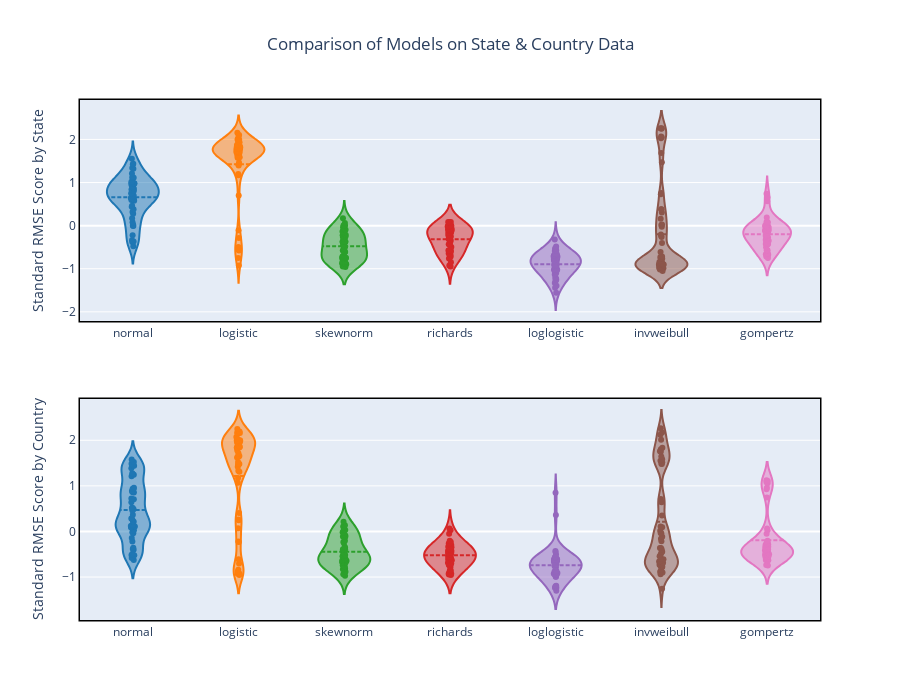

This figure's notebook cell:
### Markdown cell above
Clearly, different models do better for different regions. We can get a sense of how well each model did overall by plotting the distribution of standardized scores with a [violin plot](https://en.wikipedia.org/wiki/Violin_plot). For this analysis we focus only on the RMSE, because it's the easiest to interpret.

To reiterate, what we're looking for is a model with the lowest standardized RMSE scores for as many states and countries as possible. Here's what we get:

### Code cell
fig = make_subplots(rows=2, cols=1)
label = '%{customdata}: %{y:.2f}<extra></extra>'

for i,m in enumerate(state_rmses.columns):
    fig.add_trace(go.Violin(y=state_rmses[m], name=m, box_visible=False, meanline_visible=True, bandwidth=0.2,
                            hoveron='points', customdata = state_rmses.index.values,hovertemplate=label,
                            points='all',jitter=0.1,pointpos=0,line_color=colors[i]),row=1,col=1)
    
    fig.add_trace(go.Violin(y=global_rmses[m],name=m,box_visible=False,meanline_visible=True, bandwidth=0.2,
                            hoveron='points', customdata = global_rmses.index.values,hovertemplate=label,
                            points='all',jitter=0.1,pointpos=0,line_color=colors[i]),row=2,col=1)
    

fig.update_layout(height=700,title_text="Comparison of Models on State & Country Data",title_x=0.5,showlegend=False)
fig.update_xaxes(showline=True, linewidth=1.5, linecolor='black', mirror=True)
fig.update_yaxes(showline=True, linewidth=1.5, linecolor='black', mirror=True)
fig.update_yaxes(title="Standard RMSE Score by State",row=1,col=1)
fig.update_yaxes(title="Standard RMSE Score by Country",row=2,col=1)
fig.show()

### Figure 1 — Plotly figure (JSON) as saved in the notebook; plotly's stock layout.template omitted (floating-point values rounded to 4 significant figures)
{"data": [{"bandwidth": 0.2, "box": {"visible": false}, "customdata": ["MN", "NY", "NJ", "IL", "MA", "CA", "PA", "MI", "NE", "TX", "MD", "FL", "KS", "VA", "GA", "CT", "LA", "IN", "OH", "IA", "CO", "TN", "NC", "WI", "WA", "AZ", "MS", "RI", "AL", "MO", "KY", "DC", "SC", "UT", "DE", "NM", "NV", "OK", "AR", "NH", "SD", "OR", "PR", "ID", "ND", "ME", "WV", "WY", "VT", "HI", "MT", "AK", "GU"], "hoveron": "points", "hovertemplate": "%{customdata}: %{y:.2f}<extra></extra>", "jitter": 0.1, "line": {"color": "rgb(31, 119, 180)"}, "meanline": {"visible": true}, "name": "normal", "pointpos": 0, "points": "all", "type": "violin", "xaxis": "x", "y": [-0.3377, 1.109, 0.978, 0.3788, 0.2773, 0.6758, 1.01, 0.732, -0.004368, 0.8413, 0.6273, 1.11, -0.3779, 0.3179, 0.9006, 0.5932, 1.435, 0.7203, 0.02314, 0.1731, 0.7009, 0.5955, 0.6425, 0.46, 1.322, 0.6142, 0.6329, 0.07809, 0.8582, 0.9804, 0.609, 0.6998, 0.9346, 0.75, -0.006201, 0.4371, 1.003, 0.9763, -0.4799, 0.6132, 1.016, 0.9794, 0.8082, 1.335, -0.368, 0.983, 1.128, 0.5783, 1.554, 0.8829, 1.21, 1.426, -0.2259], "yaxis": "y"}, {"bandwidth": 0.2, "box": {"visible": false}, "customdata": ["Kuwait", "Brazil", "United States", "Russia", "South Africa", "Pakistan", "India", "United Kingdom", "Spain", "Italy", "Peru", "France", "Germany", "Turkey", "Chile", "Mexico", "Iran", "China", "Canada", "Saudi Arabia", "Belgium", "Qatar", "Netherlands", "Ecuador", "Egypt", "Colombia", "Belarus", "Sweden", "Switzerland", "Portugal", "Singapore", "Ireland", "United Arab Emirates", "Bangladesh", "Ukraine", "Indonesia", "Israel", "Poland", "Japan", "Romania", "Austria", "Dominican Republic", "Philippines", "Korea, South", "Denmark", "Serbia", "Panama", "Norway", "Czechia", "Australia"], "hoveron": "points", "hovertemplate": "%{customdata}: %{y:.2f}<extra></extra>", "jitter": 0.1, "line": {"color": "rgb(31, 119, 180)"}, "meanline": {"visible": true}, "name": "normal", "pointpos": 0, "points": "all", "type": "violin", "xaxis": "x2", "y": [-0.4024, -0.6243, 0.9351, 0.1142, -0.3819, -0.5809, 0.1214, 0.8682, 1.388, 1.21, 0.08823, -0.5134, 1.441, 0.8553, 0.1382, -0.4888, 0.9581, 0.1429, 0.7077, 0.02808, 0.5196, 0.2132, 0.3676, 0.09044, -0.0412, 0.2632, -0.218, 0.2204, 1.46, 1.243, 0.1092, -0.3545, 0.5163, 0.4856, -0.143, 0.2824, 1.259, 0.8612, -0.01821, 0.8882, 1.521, 0.6433, 0.9288, 1.276, 0.4595, -0.5191, 0.7231, 1.486, 1.438, 1.579], "yaxis": "y2"}, {"bandwidth": 0.2, "box": {"visible": false}, "customdata": ["MN", "NY", "NJ", "IL", "MA", "CA", "PA", "MI", "NE", "TX", "MD", "FL", "KS", "VA", "GA", "CT", "LA", "IN", "OH", "IA", "CO", "TN", "NC", "WI", "WA", "AZ", "MS", "RI", "AL", "MO", "KY", "DC", "SC", "UT", "DE", "NM", "NV", "OK", "AR", "NH", "SD", "OR", "PR", "ID", "ND", "ME", "WV", "WY", "VT", "HI", "MT", "AK", "GU"], "hoveron": "points", "hovertemplate": "%{customdata}: %{y:.2f}<extra></extra>", "jitter": 0.1, "line": {"color": "rgb(255, 127, 14)"}, "meanline": {"visible": true}, "name": "logistic", "pointpos": 0, "points": "all", "type": "violin", "xaxis": "x", "y": [-0.4929, 1.724, 1.799, 1.873, 1.999, 1.871, 1.693, 1.821, -0.7493, 1.723, 1.871, 1.63, -0.1087, 2.101, 1.824, 1.999, 1.415, 1.722, 2.077, -0.9232, 1.803, 1.792, 1.792, 1.789, 1.578, 1.734, 1.936, 1.897, 1.78, 1.59, 1.975, 1.85, 1.699, 1.7, 2.154, 2.009, 1.642, 1.589, -0.5753, 1.8, 1.78, 1.6, 1.684, 1.393, -0.552, 1.651, 1.703, 1.719, 1.169, 0.6992, 1.2, 1.465, -0.2871], "yaxis": "y"}, {"bandwidth": 0.2, "box": {"visible": false}, "customdata": ["Kuwait", "Brazil", "United States", "Russia", "South Africa", "Pakistan", "India", "United Kingdom", "Spain", "Italy", "Peru", "France", "Germany", "Turkey", "Chile", "Mexico", "Iran", "China", "Canada", "Saudi Arabia", "Belgium", "Qatar", "Netherlands", "Ecuador", "Egypt", "Colombia", "Belarus", "Sweden", "Switzerland", "Portugal", "Singapore", "Ireland", "United Arab Emirates", "Bangladesh", "Ukraine", "Indonesia", "Israel", "Poland", "Japan", "Romania", "Austria", "Dominican Republic", "Philippines", "Korea, South", "Denmark", "Serbia", "Panama", "Norway", "Czechia", "Australia"], "hoveron": "points", "hovertemplate": "%{customdata}: %{y:.2f}<extra></extra>", "jitter": 0.1, "line": {"color": "rgb(255, 127, 14)"}, "meanline": {"visible": true}, "name": "logistic", "pointpos": 0, "points": "all", "type": "violin", "xaxis": "x2", "y": [-0.2306, 0.06849, 1.713, 2.15, 0.2441, 0.2648, 2.028, 1.848, 1.522, 1.649, 2.157, -0.6099, 1.482, 1.859, 1.999, 1.334, 1.47, -0.2197, 1.958, -0.8394, 1.996, -0.9569, 1.977, -0.9237, 1.845, 2.0, 2.249, 2.164, 1.465, 1.653, -0.9296, -0.7025, 2.073, 1.985, 2.191, 2.164, 1.622, 1.886, -0.8802, 1.834, 1.309, 1.926, 1.638, 1.173, 1.778, 0.4062, 1.952, 1.421, 1.486, 1.07], "yaxis": "y2"}, {"bandwidth": 0.2, "box": {"visible": false}, "customdata": ["MN", "NY", "NJ", "IL", "MA", "CA", "PA", "MI", "NE", "TX", "MD", "FL", "KS", "VA", "GA", "CT", "LA", "IN", "OH", "IA", "CO", "TN", "NC", "WI", "WA", "AZ", "MS", "RI", "AL", "MO", "KY", "DC", "SC", "UT", "DE", "NM", "NV", "OK", "AR", "NH", "SD", "OR", "PR", "ID", "ND", "ME", "WV", "WY", "VT", "HI", "MT", "AK", "GU"], "hoveron": "points", "hovertemplate": "%{customdata}: %{y:.2f}<extra></extra>", "jitter": 0.1, "line": {"color": "rgb(44, 160, 44)"}, "meanline": {"visible": true}, "name": "skewnorm", "pointpos": 0, "points": "all", "type": "violin", "xaxis": "x", "y": [-0.3686, -0.718, -0.7454, -0.1358, -0.5748, -0.2707, -0.9471, -0.7422, -0.004368, -0.5768, -0.1735, -0.8773, -0.3779, -0.2103, -0.8678, -0.6112, -0.4538, -0.1881, -0.6107, 0.1731, -0.2518, -0.03996, -0.09752, 0.007304, -0.7377, 0.003936, -0.2643, -0.7685, -0.7537, -0.8426, -0.3654, -0.3126, -0.8952, -0.2247, -0.56, -0.104, -0.9577, -0.8619, -0.4799, -0.06092, -0.8756, -0.8698, -0.5323, -0.4873, -0.368, -0.8724, -0.7482, 0.06282, -0.2394, -0.7058, -0.8378, -0.6242, -0.3792], "yaxis": "y"}, {"bandwidth": 0.2, "box": {"visible": false}, "customdata": ["Kuwait", "Brazil", "United States", "Russia", "South Africa", "Pakistan", "India", "United Kingdom", "Spain", "Italy", "Peru", "France", "Germany", "Turkey", "Chile", "Mexico", "Iran", "China", "Canada", "Saudi Arabia", "Belgium", "Qatar", "Netherlands", "Ecuador", "Egypt", "Colombia", "Belarus", "Sweden", "Switzerland", "Portugal", "Singapore", "Ireland", "United Arab Emirates", "Bangladesh", "Ukraine", "Indonesia", "Israel", "Poland", "Japan", "Romania", "Austria", "Dominican Republic", "Philippines", "Korea, South", "Denmark", "Serbia", "Panama", "Norway", "Czechia", "Australia"], "hoveron": "points", "hovertemplate": "%{customdata}: %{y:.2f}<extra></extra>", "jitter": 0.1, "line": {"color": "rgb(44, 160, 44)"}, "meanline": {"visible": true}, "name": "skewnorm", "pointpos": 0, "points": "all", "type": "violin", "xaxis": "x2", "y": [-0.4024, -0.6439, -0.9737, -0.2453, -0.3974, -0.5809, -0.0868, -0.9382, -0.6744, -0.8021, -0.1099, -0.5134, -0.5438, -0.6599, -0.03404, -0.5544, -0.7618, -0.2022, -0.5287, 0.02808, -0.7019, 0.2132, -0.7424, 0.09044, -0.2309, 0.035, -0.3933, -0.6125, -0.5961, -0.6737, 0.1092, -0.3545, -0.4606, -0.1147, -0.6085, -0.6374, -0.8196, -0.8288, -0.01821, -0.8828, -0.132, -0.328, -0.8178, -0.06196, -0.77, -0.6839, -0.6441, -0.4845, -0.5368, 0.1385], "yaxis": "y2"}, {"bandwidth": 0.2, "box": {"visible": false}, "customdata": ["MN", "NY", "NJ", "IL", "MA", "CA", "PA", "MI", "NE", "TX", "MD", "FL", "KS", "VA", "GA", "CT", "LA", "IN", "OH", "IA", "CO", "TN", "NC", "WI", "WA", "AZ", "MS", "RI", "AL", "MO", "KY", "DC", "SC", "UT", "DE", "NM", "NV", "OK", "AR", "NH", "SD", "OR", "PR", "ID", "ND", "ME", "WV", "WY", "VT", "HI", "MT", "AK", "GU"], "hoveron": "points", "hovertemplate": "%{customdata}: %{y:.2f}<extra></extra>", "jitter": 0.1, "line": {"color": "rgb(214, 39, 40)"}, "meanline": {"visible": true}, "name": "richards", "pointpos": 0, "points": "all", "type": "violin", "xaxis": "x", "y": [-0.4934, -0.5698, -0.2754, -0.351, -0.6701, -0.1612, -0.1081, -0.6729, -0.7493, 0.004365, -0.1566, -0.1231, -0.4286, -0.4254, -0.2176, -0.6469, -0.3277, -0.02001, -0.5997, -0.9232, -0.08334, -0.09837, -0.1029, -0.2177, -0.4302, -0.07164, -0.2385, -0.7603, -0.07191, 0.08162, -0.2533, -0.1304, -0.02225, 0.0007669, -0.5868, -0.2852, -0.01422, 0.08634, -0.5753, -0.1044, -0.3295, 0.07106, 0.0702, -0.1186, -0.6112, -0.002854, -0.3082, -0.01043, -0.7159, -0.9468, -0.8499, -0.6477, -0.441], "yaxis": "y"}, {"bandwidth": 0.2, "box": {"visible": false}, "customdata": ["Kuwait", "Brazil", "United States", "Russia", "South Africa", "Pakistan", "India", "United Kingdom", "Spain", "Italy", "Peru", "France", "Germany", "Turkey", "Chile", "Mexico", "Iran", "China", "Canada", "Saudi Arabia", "Belgium", "Qatar", "Netherlands", "Ecuador", "Egypt", "Colombia", "Belarus", "Sweden", "Switzerland", "Portugal", "Singapore", "Ireland", "United Arab Emirates", "Bangladesh", "Ukraine", "Indonesia", "Israel", "Poland", "Japan", "Romania", "Austria", "Dominican Republic", "Philippines", "Korea, South", "Denmark", "Serbia", "Panama", "Norway", "Czechia", "Australia"], "hoveron": "points", "hovertemplate": "%{customdata}: %{y:.2f}<extra></extra>", "jitter": 0.1, "line": {"color": "rgb(214, 39, 40)"}, "meanline": {"visible": true}, "name": "richards", "pointpos": 0, "points": "all", "type": "violin", "xaxis": "x2", "y": [-0.3883, -0.7406, -0.05248, -0.5137, -0.4756, -0.7371, -0.4245, -0.2506, -0.6324, -0.346, -0.3918, -0.6099, -0.5722, -0.6848, -0.3854, -0.6109, -0.8596, -0.5792, -0.286, -0.9451, -0.703, -0.9569, -0.7267, -0.9237, -0.5439, -0.2982, -0.4309, -0.5573, -0.5993, -0.4611, -0.9296, -0.7079, -0.3858, -0.2642, -0.5815, -0.4972, -0.4024, -0.3337, -0.8802, -0.2282, -0.5013, -0.2028, 0.0673, 0.02898, -0.7794, -0.8431, -0.2726, -0.6358, -0.5535, -0.4729], "yaxis": "y2"}, {"bandwidth": 0.2, "box": {"visible": false}, "customdata": ["MN", "NY", "NJ", "IL", "MA", "CA", "PA", "MI", "NE", "TX", "MD", "FL", "KS", "VA", "GA", "CT", "LA", "IN", "OH", "IA", "CO", "TN", "NC", "WI", "WA", "AZ", "MS", "RI", "AL", "MO", "KY", "DC", "SC", "UT", "DE", "NM", "NV", "OK", "AR", "NH", "SD", "OR", "PR", "ID", "ND", "ME", "WV", "WY", "VT", "HI", "MT", "AK", "GU"], "hoveron": "points", "hovertemplate": "%{customdata}: %{y:.2f}<extra></extra>", "jitter": 0.1, "line": {"color": "rgb(148, 103, 189)"}, "meanline": {"visible": true}, "name": "loglogistic", "pointpos": 0, "points": "all", "type": "violin", "xaxis": "x", "y": [-0.3189, -0.7693, -0.7662, -1.443, -0.7487, -1.048, -0.7028, -0.7724, -0.7493, -1.019, -1.044, -0.7415, -0.5272, -0.9573, -0.6586, -0.6634, -0.8276, -1.227, -0.6852, -0.9232, -1.102, -1.297, -1.255, -1.556, -0.688, -1.392, -0.9244, -0.6687, -0.8429, -0.9166, -0.8658, -1.016, -0.8058, -1.211, -0.5889, -1.012, -0.7786, -0.9083, -0.5753, -1.25, -0.5331, -0.8965, -1.132, -0.9538, -0.7183, -0.8365, -0.6985, -1.328, -1.067, -1.014, -0.7277, -0.7303, -0.4854], "yaxis": "y"}, {"bandwidth": 0.2, "box": {"visible": false}, "customdata": ["Kuwait", "Brazil", "United States", "Russia", "South Africa", "Pakistan", "India", "United Kingdom", "Spain", "Italy", "Peru", "France", "Germany", "Turkey", "Chile", "Mexico", "Iran", "China", "Canada", "Saudi Arabia", "Belgium", "Qatar", "Netherlands", "Ecuador", "Egypt", "Colombia", "Belarus", "Sweden", "Switzerland", "Portugal", "Singapore", "Ireland", "United Arab Emirates", "Bangladesh", "Ukraine", "Indonesia", "Israel", "Poland", "Japan", "Romania", "Austria", "Dominican Republic", "Philippines", "Korea, South", "Denmark", "Serbia", "Panama", "Norway", "Czechia", "Australia"], "hoveron": "points", "hovertemplate": "%{customdata}: %{y:.2f}<extra></extra>", "jitter": 0.1, "line": {"color": "rgb(148, 103, 189)"}, "meanline": {"visible": true}, "name": "loglogistic", "pointpos": 0, "points": "all", "type": "violin", "xaxis": "x2", "y": [-0.4283, 0.8493, -0.7235, -0.8739, -0.6694, 0.3629, -1.227, -0.5607, -0.6131, -0.6412, -0.9084, -0.6099, -0.6911, -0.7669, -1.299, -0.6512, -0.9905, -0.9905, -0.7865, -0.8775, -0.6069, -0.9569, -0.6424, -0.9236, -1.199, -1.242, -0.5823, -0.5044, -0.6283, -0.6388, -0.9296, -0.7165, -0.628, -0.9452, -0.5532, -0.4506, -0.6052, -0.5628, -0.8802, -0.6278, -0.9371, -0.9383, -0.9436, -1.19, -0.894, -0.8615, -0.72, -0.7626, -0.6821, -1.237], "yaxis": "y2"}, {"bandwidth": 0.2, "box": {"visible": false}, "customdata": ["MN", "NY", "NJ", "IL", "MA", "CA", "PA", "MI", "NE", "TX", "MD", "FL", "KS", "VA", "GA", "CT", "LA", "IN", "OH", "IA", "CO", "TN", "NC", "WI", "WA", "AZ", "MS", "RI", "AL", "MO", "KY", "DC", "SC", "UT", "DE", "NM", "NV", "OK", "AR", "NH", "SD", "OR", "PR", "ID", "ND", "ME", "WV", "WY", "VT", "HI", "MT", "AK", "GU"], "hoveron": "points", "hovertemplate": "%{customdata}: %{y:.2f}<extra></extra>", "jitter": 0.1, "line": {"color": "rgb(140, 86, 75)"}, "meanline": {"visible": true}, "name": "invweibull", "pointpos": 0, "points": "all", "type": "violin", "xaxis": "x", "y": [2.259, -0.2059, -0.715, 0.02831, 0.3806, -0.9053, -0.8366, 0.3071, 2.069, -0.9772, -0.9682, -0.8741, 2.249, -0.4009, -0.7626, -0.024, -0.913, -0.9866, 0.3786, 1.684, -0.9831, -0.8537, -0.8765, -0.2651, -0.6134, -0.8165, -0.9027, 0.7264, -0.8978, -0.9741, -0.8464, -0.961, -0.888, -1.016, 0.1608, -0.7593, -0.8801, -0.9683, 2.028, -0.8924, -0.7286, -0.9548, -0.9686, -1.05, 2.053, -0.9197, -0.768, -0.9682, 0.01376, 1.47, 0.7583, -0.2411, 2.258], "yaxis": "y"}, {"bandwidth": 0.2, "box": {"visible": false}, "customdata": ["Kuwait", "Brazil", "United States", "Russia", "South Africa", "Pakistan", "India", "United Kingdom", "Spain", "Italy", "Peru", "France", "Germany", "Turkey", "Chile", "Mexico", "Iran", "China", "Canada", "Saudi Arabia", "Belgium", "Qatar", "Netherlands", "Ecuador", "Egypt", "Colombia", "Belarus", "Sweden", "Switzerland", "Portugal", "Singapore", "Ireland", "United Arab Emirates", "Bangladesh", "Ukraine", "Indonesia", "Israel", "Poland", "Japan", "Romania", "Austria", "Dominican Republic", "Philippines", "Korea, South", "Denmark", "Serbia", "Panama", "Norway", "Czechia", "Australia"], "hoveron": "points", "hovertemplate": "%{customdata}: %{y:.2f}<extra></extra>", "jitter": 0.1, "line": {"color": "rgb(140, 86, 75)"}, "meanline": {"visible": true}, "name": "invweibull", "pointpos": 0, "points": "all", "type": "violin", "xaxis": "x2", "y": [2.263, 1.835, -0.8457, -0.1173, 2.173, 2.009, 0.01319, -0.7158, -0.3634, -0.7236, -0.4431, 1.801, -0.5444, -0.03918, -0.03273, 1.582, 0.642, 2.121, -0.778, 1.646, 0.11, 1.518, 0.352, 1.482, 0.7142, -0.4594, -0.2137, -0.1609, -0.5025, -0.6609, 1.485, 1.749, -0.7291, -0.8822, 0.09145, -0.3641, -0.651, -0.6885, 1.552, -0.7551, -0.7583, -0.8975, -0.9404, -1.255, 0.6544, 1.759, -0.7655, -0.3915, -0.5981, -0.6095], "yaxis": "y2"}, {"bandwidth": 0.2, "box": {"visible": false}, "customdata": ["MN", "NY", "NJ", "IL", "MA", "CA", "PA", "MI", "NE", "TX", "MD", "FL", "KS", "VA", "GA", "CT", "LA", "IN", "OH", "IA", "CO", "TN", "NC", "WI", "WA", "AZ", "MS", "RI", "AL", "MO", "KY", "DC", "SC", "UT", "DE", "NM", "NV", "OK", "AR", "NH", "SD", "OR", "PR", "ID", "ND", "ME", "WV", "WY", "VT", "HI", "MT", "AK", "GU"], "hoveron": "points", "hovertemplate": "%{customdata}: %{y:.2f}<extra></extra>", "jitter": 0.1, "line": {"color": "rgb(227, 119, 194)"}, "meanline": {"visible": true}, "name": "gompertz", "pointpos": 0, "points": "all", "type": "violin", "xaxis": "x", "y": [-0.247, -0.5698, -0.2754, -0.351, -0.6637, -0.1612, -0.1081, -0.6729, 0.1876, 0.00436, -0.1566, -0.1231, -0.4286, -0.4254, -0.2176, -0.6469, -0.3277, -0.02001, -0.5831, 0.7394, -0.08334, -0.09837, -0.1029, -0.2177, -0.4302, -0.07164, -0.2385, -0.5035, -0.07192, 0.08162, -0.2533, -0.1304, -0.02225, 0.0007648, -0.5732, -0.2852, -0.01423, 0.08634, 0.6574, -0.1044, -0.3295, 0.07106, 0.0702, -0.1186, 0.5642, -0.002854, -0.3082, -0.05345, -0.7148, -0.3852, -0.7529, -0.6477, -0.4396], "yaxis": "y"}, {"bandwidth": 0.2, "box": {"visible": false}, "customdata": ["Kuwait", "Brazil", "United States", "Russia", "South Africa", "Pakistan", "India", "United Kingdom", "Spain", "Italy", "Peru", "France", "Germany", "Turkey", "Chile", "Mexico", "Iran", "China", "Canada", "Saudi Arabia", "Belgium", "Qatar", "Netherlands", "Ecuador", "Egypt", "Colombia", "Belarus", "Sweden", "Switzerland", "Portugal", "Singapore", "Ireland", "United Arab Emirates", "Bangladesh", "Ukraine", "Indonesia", "Israel", "Poland", "Japan", "Romania", "Austria", "Dominican Republic", "Philippines", "Korea, South", "Denmark", "Serbia", "Panama", "Norway", "Czechia", "Australia"], "hoveron": "points", "hovertemplate": "%{customdata}: %{y:.2f}<extra></extra>", "jitter": 0.1, "line": {"color": "rgb(227, 119, 194)"}, "meanline": {"visible": true}, "name": "gompertz", "pointpos": 0, "points": "all", "type": "violin", "xaxis": "x2", "y": [-0.4107, -0.7441, -0.05248, -0.5137, -0.4922, -0.7378, -0.4245, -0.2506, -0.627, -0.346, -0.3918, 1.056, -0.5722, -0.5637, -0.3855, -0.611, -0.4578, -0.2726, -0.2861, 0.9599, -0.6141, 0.9258, -0.5848, 1.109, -0.5439, -0.2982, -0.4109, -0.5494, -0.5993, -0.4611, 1.085, 1.087, -0.3858, -0.2642, -0.3961, -0.4972, -0.4024, -0.3337, 1.125, -0.2282, -0.5013, -0.2029, 0.0673, 0.02898, -0.4482, 0.7427, -0.2726, -0.6322, -0.5535, -0.4682], "yaxis": "y2"}], "layout": {"height": 700, "showlegend": false, "title": {"text": "Comparison of Models on State & Country Data", "x": 0.5}, "xaxis": {"anchor": "y", "domain": [0, 1], "linecolor": "black", "linewidth": 1.5, "mirror": true, "showline": true}, "xaxis2": {"anchor": "y2", "domain": [0, 1], "linecolor": "black", "linewidth": 1.5, "mirror": true, "showline": true}, "yaxis": {"anchor": "x", "domain": [0.575, 1], "linecolor": "black", "linewidth": 1.5, "mirror": true, "showline": true, "title": {"text": "Standard RMSE Score by State"}}, "yaxis2": {"anchor": "x2", "domain": [0, 0.425], "linecolor": "black", "linewidth": 1.5, "mirror": true, "showline": true, "title": {"text": "Standard RMSE Score by Country"}}}}
